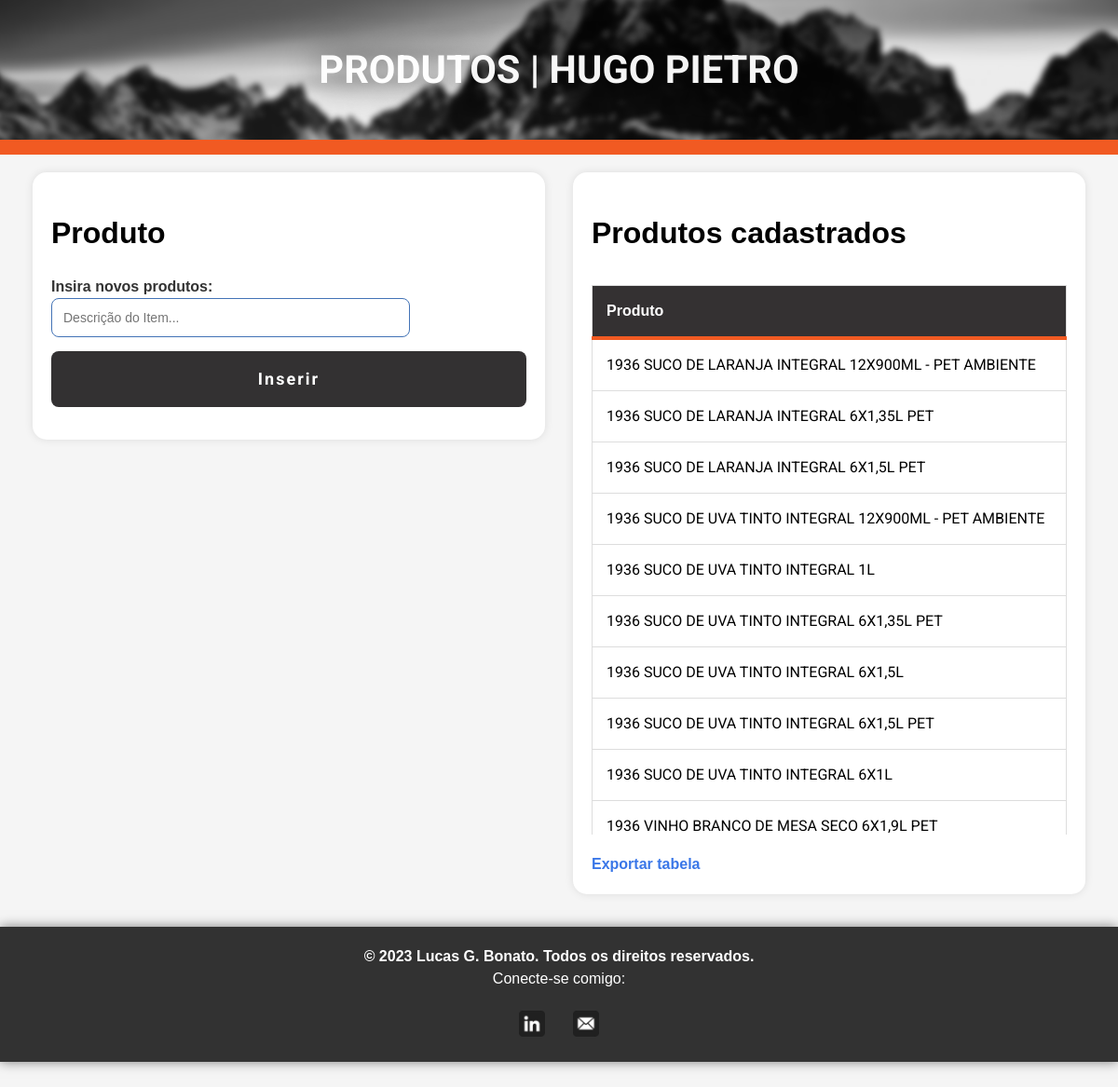
The app's page /insert_prod with its own data.
### tables this page shows
CREATE TABLE produtos (
                                cod_item INTEGER,
                                produto TEXT,
                                PRIMARY KEY(cod_item)
                            );

### inouts.py (the view, shortened to what this page needs)
@app.route('/insert_prod', methods=['GET', 'POST'])
def insert_prod():
    produtos = get_produtos()
    return render_template('insert_prod.html', produtos=produtos)

### inouts.py (called while the page is built)
def get_produtos():
    with sqlite3.connect(db_path) as connection:
        cursor = connection.cursor()
        cursor.execute('SELECT DISTINCT produto FROM produtos ORDER BY produto')
        produtos = [row[0] for row in cursor.fetchall()]
    return produtos

### templates/insert_prod.html (shortened to what this page needs)
<!DOCTYPE html>
<html lang="pt-br">
    <head>
        <link rel="stylesheet" href="{{ url_for('static', filename='estilo.css') }}">
        <link rel="stylesheet" href="{{ url_for('static', filename='select2.css') }}"/>
    </head>
    <body>
        <section class="banner text-overlay">
            <img class="blurable" src="{{ url_for('static', filename='banner.jpg') }}" alt="Banner">
            <span class="header-title">PRODUTOS | HUGO PIETRO</span>
        </section>
        <div class="header-bar"></div>
        <br>
        <div class="container">
            <div class="form-container" style="height: 20%">
                <form style="width: 100%" method="post" action="{{ url_for('insert_prod') }}">
                    <h1>Produto</h1>
                    <div>
                        <label for="produto">Insira novos produtos:</label>
                        <input type="text" name="produto" placeholder="Descrição do Item..." required>
                    </div>
                    <input class="subm" type="submit" value="Inserir" style="width: 100%">
                </form>
            </div>
            <div class="tables-container" >
                <h1>Produtos cadastrados</h1>
                    <div style="max-height: 600px; overflow-y: auto;">
                        <table>
                            <tr>
                                <th>Produto</th>
                            </tr>
                            {% for item in produtos %}
                                <tr >
                                    <td>{{ item }}</td>
                                </tr>
                            {% endfor %}
                        </table>
                    </div>
                <a href="{{ url_for('export_produtos_csv') }}">Exportar tabela</a>
            </div>
        </div>
        <div id="footer">
            <p style="font-weight: bold;">&copy; 2023 Lucas G. Bonato. Todos os direitos reservados.</p>
            <p>Conecte-se comigo:</p>
            <ul class="footer-links">
                <li>
                    <a href="https://www.linkedin.com/in/lucas-bonato/" target="_blank">
                        <img class="footer" src="{{ url_for('static', filename='lkdin.png') }}" alt="LinkedIn">
                    </a>
                </li>
                <li>
                    <a href="mailto:lucas.bon4to@gmail.com" target="_blank">
                        <img class="footer" src="{{ url_for('static', filename='email.png') }}" alt="E-mail">
                    </a>
                </li>
            </ul>
        </div>
    </body>
</html>

### static/estilo.css (style rules this page uses)
html, body { height: 100%; font-family: 'Calibri Light', sans-serif; margin: 0; padding: 0; background-color: #f5f5f5; line-height: 1.5; }
.banner { height: 150px; overflow: hidden; position: fixed; }
.banner img { width: 100%; height: auto; position: absolute; top: 0; left: 0; z-index: 0; transform: translateY(0); transition: transform 0.3s ease-out; }
.banner img.blurable { width: 100%; height: auto; position: absolute; top: -450px; left: 0; scale: 1.02; filter: blur(3px) ; transition: filter 0.5s ease-out, transform 0.5s ease-out; }
.text-overlay { position: relative; text-align: center; color: #fff; }
span.header-title { position: absolute; color: #ffffff; font-size: 260%; font-weight: bold; top: 50%; left: 50%; font-family: "Roboto", sans-serif; transform: translate(-50%, -50%); text-shadow: 0 0 40px rgba(0, 0, 0, 0.98); opacity: 0.96; pointer-events: none; }
h1 { pointer-events: none; }
.header-bar { height: 16px; background-color: #F15A22; }
#footer { background-color: rgba(34, 34, 34, 0.92); color: white; padding: 20px; text-align: center; margin-top: 20px; display: flex; flex-direction: column; align-items: center; box-shadow: 0 0 12px rgba(0, 0, 0, 0.5); }
#footer p, #footer ul { margin: 0; padding: 0; }
#footer ul { list-style: none; display: flex; justify-content: center; }
#footer li { margin: 0 15px; }
#footer a { color: white; text-decoration: none; font-weight: bold; }
.footer-links { list-style: none; padding: 0; margin: 0; display: flex; justify-content: center; }
.footer-links li { margin: 0; }
form { display: flex; flex-direction: column; margin: 0 auto; align-items: flex-start; max-width: 140%; }
label { font-size: 16px; margin-bottom: 3px; color: #333; font-weight: bold; }
input, select { border: 1px solid #4373b6; font-size: 14px; padding: 12px; width: 100%; margin-bottom: 15px; box-sizing: border-box; border-radius: 8px; transition: border-color 0.2s ease-out; }
img.footer { width: 28px; height: auto; margin-top: 2px; filter: none; transition: filter 0.2s; }
input.subm { margin-top: auto; width: 100%; height: 60px; font-size: 18px; cursor: pointer; background-color: #333132; color: #fff; font-weight: bolder; border: none; border-radius: 8px; transition: box-shadow 0.3s ease-out, scale 0.3s ease-out, background-color 0.3s, letter-spacing 0.3s, border-radius 0.2s; font-family: "Roboto", sans-serif; letter-spacing: 2px; }
a { color: #3a77e8; text-decoration: none; font-size: 16px; margin-top: 20px; display: inline-block; text-align: center; font-weight: bold; transition: color 0.3s; }
table { width: 100%; border-collapse: collapse; margin-top: 10px; }
th, td { border: 1px solid #ddd; padding: 15px; text-align: left; }
th { background-color: rgba(52, 49, 50, 1); color: #fff; font-weight: bolder; border-bottom: 4px solid #F15A22; }
td { font-family: "Roboto", sans-serif; }
.container { display: flex; justify-content: flex-start; margin: 20px; margin-top: -5px; flex-wrap: wrap; }
.form-container, .tables-container { flex: 1; margin: 15px; margin-top: 0; box-sizing: border-box; background-color: #fff; border-radius: 15px; box-shadow: 0 0 10px rgba(0, 0, 0, 0.1); padding: 20px; }
.tables-container { max-height: 130%; }
.form-container { max-width: 22%; width: 100%; flex-direction: column; display: flex; align-items: flex-start; }
@media screen and (max-width: 1300px) { .form-container { max-width: none; } }
@media screen and (max-width: 1300px) { .banner img.blurable { top: -260px; left: 0; } }

### records on screen
produtos: produto "1936 SUCO DE LARANJA INTEGRAL 12X900ML - PET AMBIENTE"
produtos: produto "1936 SUCO DE LARANJA INTEGRAL 6X1,35L PET"
produtos: produto "1936 SUCO DE LARANJA INTEGRAL 6X1,5L PET"
produtos: produto "1936 SUCO DE UVA TINTO INTEGRAL 12X900ML - PET AMBIENTE"
produtos: produto "1936 SUCO DE UVA TINTO INTEGRAL 1L"
produtos: produto "1936 SUCO DE UVA TINTO INTEGRAL 6X1,35L PET"
produtos: produto "1936 SUCO DE UVA TINTO INTEGRAL 6X1,5L"
produtos: produto "1936 SUCO DE UVA TINTO INTEGRAL 6X1,5L PET"
produtos: produto "1936 SUCO DE UVA TINTO INTEGRAL 6X1L"
produtos: produto "1936 VINHO BRANCO DE MESA SECO 6X1,9L PET"
